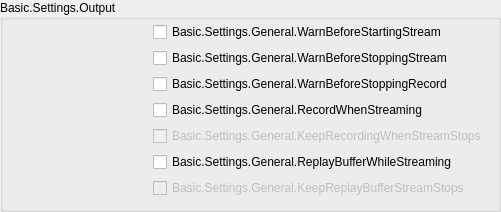
                   <widget class="QGroupBox" name="groupBox_16">
                    <property name="title">
                     <string>Basic.Settings.Output</string>
                    </property>
                    <layout class="QFormLayout" name="formLayout_2">
                     <property name="fieldGrowthPolicy">
                      <enum>QFormLayout::AllNonFixedFieldsGrow</enum>
                     </property>
                     <property name="topMargin">
                      <number>2</number>
                     </property>
                     <item row="0" column="1">
                      <widget class="PLSCheckBox" name="warnBeforeStreamStart">
                       <property name="text">
                        <string>Basic.Settings.General.WarnBeforeStartingStream</string>
                       </property>
                      </widget>
                     </item>
                     <item row="1" column="1">
                      <widget class="PLSCheckBox" name="warnBeforeStreamStop">
                       <property name="text">
                        <string>Basic.Settings.General.WarnBeforeStoppingStream</string>
                       </property>
                      </widget>
                     </item>
                     <item row="2" column="1">
                      <widget class="PLSCheckBox" name="warnBeforeRecordStop">
                       <property name="text">
                        <string>Basic.Settings.General.WarnBeforeStoppingRecord</string>
                       </property>
                      </widget>
                     </item>
                     <item row="3" column="1">
                      <widget class="PLSCheckBox" name="recordWhenStreaming">
                       <property name="text">
                        <string>Basic.Settings.General.RecordWhenStreaming</string>
                       </property>
                      </widget>
                     </item>
                     <item row="4" column="1">
                      <widget class="PLSCheckBox" name="keepRecordStreamStops">
                       <property name="enabled">
                        <bool>false</bool>
                       </property>
                       <property name="text">
                        <string>Basic.Settings.General.KeepRecordingWhenStreamStops</string>
                       </property>
                      </widget>
                     </item>
                     <item row="5" column="1">
                      <widget class="PLSCheckBox" name="replayWhileStreaming">
                       <property name="text">
                        <string>Basic.Settings.General.ReplayBufferWhileStreaming</string>
                       </property>
                      </widget>
                     </item>
                     <item row="6" column="1">
                      <widget class="PLSCheckBox" name="keepReplayStreamStops">
                       <property name="enabled">
                        <bool>false</bool>
                       </property>
                       <property name="text">
                        <string>Basic.Settings.General.KeepReplayBufferStreamStops</string>
                       </property>
                      </widget>
                     </item>
                     <item row="3" column="0">
                      <spacer name="horizontalSpacer_5">
                       <property name="orientation">
                        <enum>Qt::Horizontal</enum>
                       </property>
                       <property name="sizeType">
                        <enum>QSizePolicy::Fixed</enum>
                       </property>
                       <property name="sizeHint" stdset="0">
                        <size>
                         <width>133</width>
                         <height>5</height>
                        </size>
                       </property>
                      </spacer>
                     </item>
                    </layout>
                   </widget>
